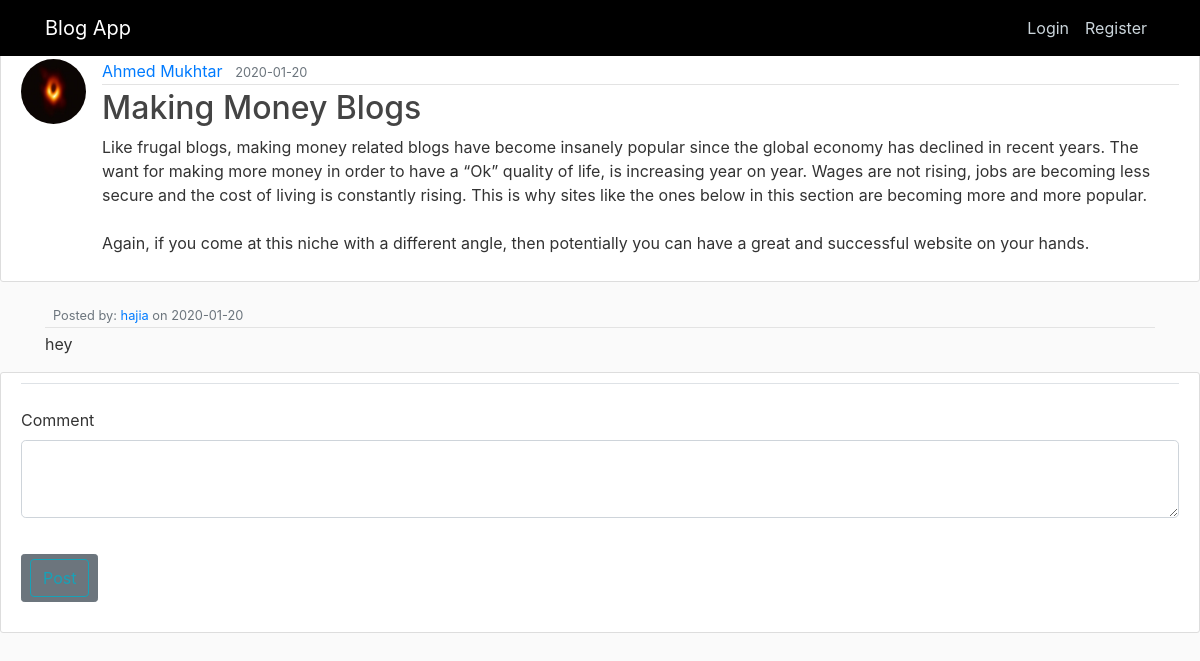
/post/1, run on the app's committed database.
### flaskblog/models.py (models this page shows, shortened)
class User(db.Model, UserMixin):
    id = db.Column(db.Integer, primary_key=True)
    username = db.Column(db.String(20), unique=True, nullable=False)
    email = db.Column(db.String(120), unique=True, nullable=False)
    image_file = db.Column(db.String(20), nullable=False, default='default.jpg')
    password = db.Column(db.String(60), nullable=False)
    posts = db.relationship('Post', backref='author', lazy=True)
    comment = db.relationship('Comment', backref='author', lazy=True)

class Post(db.Model):
    id = db.Column(db.Integer, primary_key=True)
    title = db.Column(db.String(100), nullable=False)
    date_posted = db.Column(db.DateTime, nullable=False, default=datetime.utcnow)
    content = db.Column(db.Text, nullable=False)
    user_id = db.Column(db.Integer, db.ForeignKey('user.id'), nullable=False)

class Comment(db.Model):
    id = db.Column(db.Integer, primary_key=True)
    date_posted = db.Column(db.DateTime, nullable=False, default=datetime.utcnow)
    content = db.Column(db.Text, nullable=False)
    user_id = db.Column(db.Integer, db.ForeignKey('user.id'), nullable=False)

### flaskblog/routes.py (the view)
@app.route("/post/<int:post_id>",  methods=['GET', 'POST'])
def post(post_id):
    post = Post.query.get_or_404(post_id)
    comments = Comment.query.all()
    form = CommentForm()
    if form.validate_on_submit():
        comment = Comment(content=form.content.data, author=current_user)
        db.session.add(comment)
        db.session.commit()
        flash('Your comment has been created!', 'success')
        return redirect(url_for('home'))
    return render_template('post.html', post=post, form=form, comments=comments)

### flaskblog/forms.py
class CommentForm(FlaskForm):
    content = TextAreaField('Comment', validators=[DataRequired()])
    submit = SubmitField('Post')

### flaskblog/templates/post.html (shortened to what this page needs)
{% extends "layout.html" %} {% block content %}
<article class="media content-section mt-5">
  <img
    class="rounded-circle article-img"
    src="{{ url_for('static', filename='dp/' + post.author.image_file) }}"
  />
  <div class="media-body">
    <div class="article-metadata">
      <a
        class="mr-2"
        href="{{ url_for('user_posts', username=post.author.username) }}"
        >{{ post.author.username }}</a
      >
      <small class="text-muted"
        >{{ post.date_posted.strftime('%Y-%m-%d') }}</small
      >
    </div>
    <h2 class="article-title">{{ post.title }}</h2>
    <p class="article-content">{{ post.content }}</p>
  </div>
</article>
<div>
 {% for comment in comments %}
  <div class="container mt-2 mb-3">
    <div class="">
      <div class="media-body">
        <div class="article-metadata">
          <small class="text-muted"
            >Posted by:
            <a href=""
              >{{ comment.author.username }}</a
            >
            on {{ comment.date_posted.strftime('%Y-%m-%d') }}</small
          >
        </div>
        <p class="article-content">{{ comment.content }}</p>
      </div>
    </div>
  </div>
  {% endfor %}
</div>
<div class="content-section">
  <form method="POST" action="">
    <fieldset class="form-group">
      <legend class="border-bottom mb-4">{{ legend }}</legend>
      <div class="form-group">
        {{ form.content.label(class="form-control-label") }} {% if
        form.content.errors %} {{ form.content(class="form-control
        form-control-lg is-invalid") }}
        <div class="invalid-feedback">
          {% for error in form.content.errors %}
          <span>{{ errors }}</span>
          {% endfor %}
        </div>
        {% else %} {{ form.content(class="form-control form-control-lg") }} {%
        endif %}
      </div>
    </fieldset>
    <div class="form-group">
      <a class="btn btn-secondary btn-sm mt-1 mb-1" href="{{ url_for('post', post_id=post.id) }}">{{ form.submit(class="btn btn-outline-info") }}</a
  >
    </div>
  </form>
</div>
{% endblock content %}

### flaskblog/static/main.css (style rules this page uses)
* { margin: 0; padding: 0; }
body { background: #fafafa; color: #333333; }
h1, h2, h3, h4, h5, h6 { color: #444444; }
.content-section { background: #ffffff; padding: 10px 20px; border: 1px solid #dddddd; border-radius: 3px; margin-bottom: 20px; }
.article-title { color: #444444; }
.article-content { white-space: pre-line; }
.article-img { height: 65px; width: 65px; margin-right: 16px; }
.article-metadata { padding-bottom: 1px; margin-bottom: 4px; border-bottom: 1px solid #e3e3e3 }

### data on the page
User: image_file (placeholder picture), author.username "Ahmed Mukhtar"
Post: date_posted "2020-01-20", title "Making Money Blogs", content "Like frugal blogs, making money related blogs have become insanely popular since the global economy has declined in recent years. The want for making more money in order to have a “Ok” quality of life, is increasing year on year. Wages are not rising, jobs are becoming less secure and the cost of living is constantly rising. This is why sites like the ones below in this section are becoming more and more popular. Again, if you come at this niche with a different angle, then potentially you can have a great and successful website on your hands."
Comment: author.username "hajia", date_posted "2020-01-20", content "hey"
